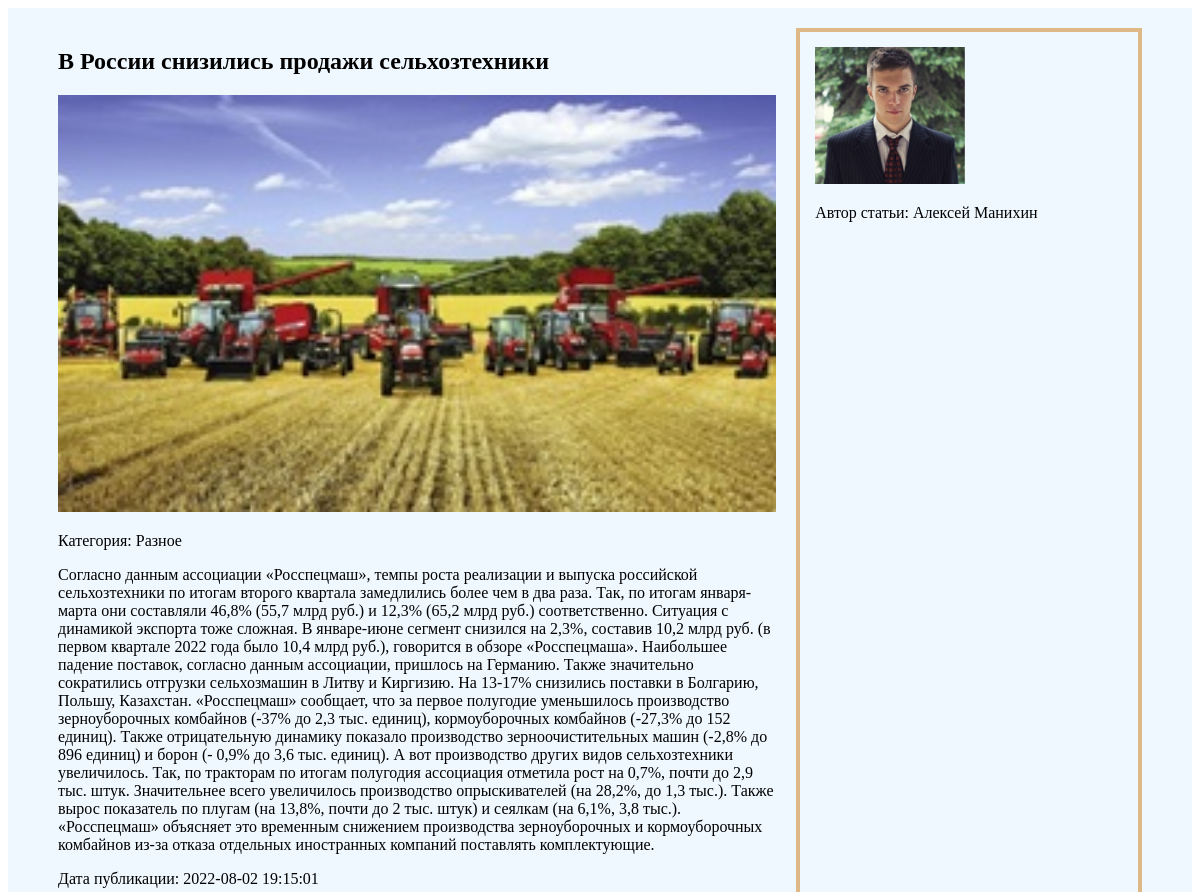
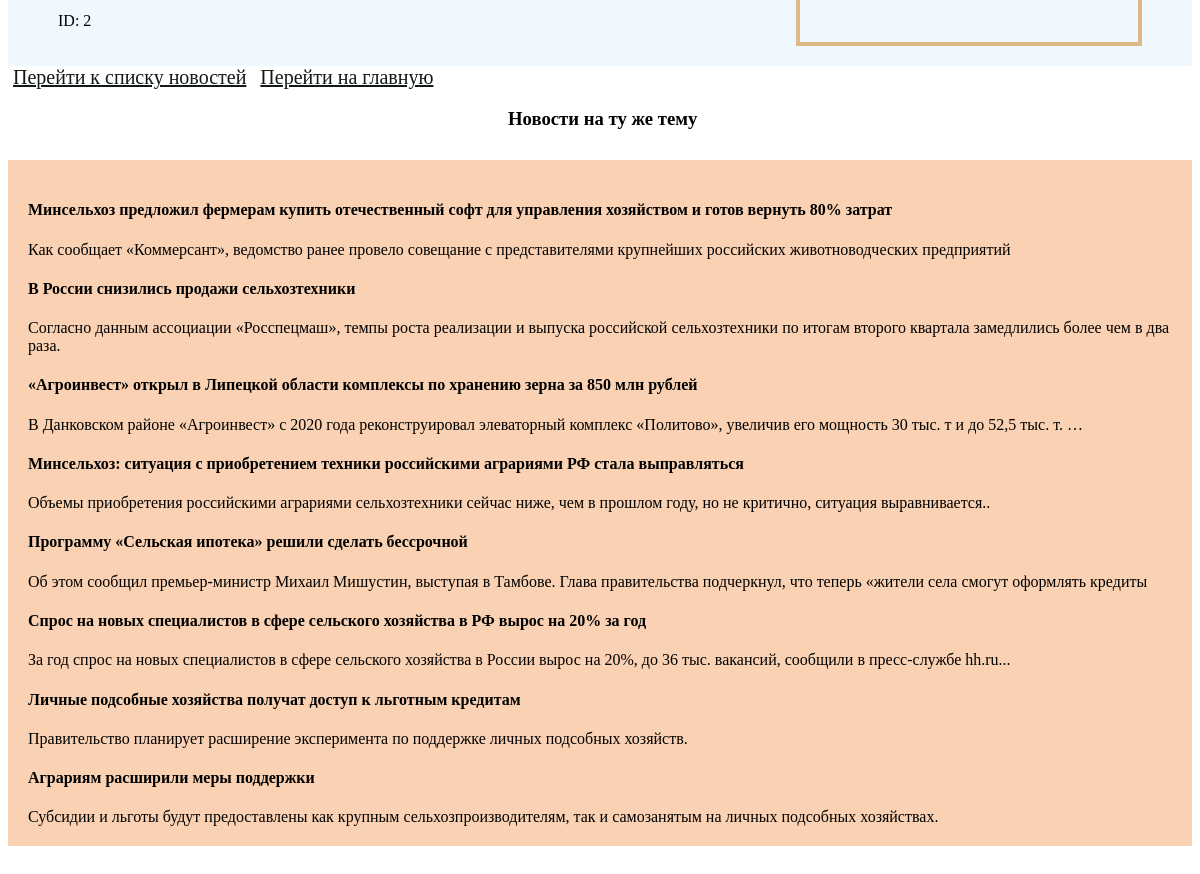
Screenshot of /news_detail.php?id=2 with the database file from the repository (2 pictures, top to bottom).
### tables this page shows
CREATE TABLE `news` (
  `id` int(11) NOT NULL,
  `category` varchar(255) NOT NULL,
  `title` varchar(255) NOT NULL,
  `short_text` varchar(255) NOT NULL,
  `full_text` text NOT NULL,
  `news_image` varchar(255) NOT NULL,
  `add_date` timestamp NOT NULL DEFAULT current_timestamp(),
  `author_id` int(11) NOT NULL
);

CREATE TABLE IF NOT EXISTS `authors` (
  `id` int(11) NOT NULL,
  `first_name` varchar(255) NOT NULL,
  `last_name` varchar(255) NOT NULL,
  `avatar` varchar(255) NOT NULL
);

### news_detail.php (the view, shortened to what this page needs)
<?php
$pdo = require 'db_connect.php';
$id = (int)$_GET['id'];
$query = "SELECT news.id, category, title, full_text, news_image, add_date,
first_name, last_name, avatar
FROM news, authors
WHERE news.author_id = authors.id
AND news.id = ?";
$result = $pdo->prepare($query);
$result->execute([$id]);
$news_data = $result->fetch();
$news_data['full_text'] = str_replace("\r\n", '</p><p>', $news_data['full_text']);
$query = "SELECT * FROM news WHERE category = '$news_data[category]'";
$result = $pdo->query($query);
$category_news =$result->fetchAll();
?>
<!doctype html>
<html lang="en">
<head>
</head>
<body>
  <div class="news_block">
      <?php
      echo <<<_HTML_
              <div class="news">
<h2>$news_data[title]</h2>
<img width="200" src="$news_data[news_image]" alt="$news_data[title]">
<p><span>Категория:</span> $news_data[category]</p>
<p>$news_data[full_text]</p>
<p><span>Дата публикации:</span> $news_data[add_date]</p>
<p><span>ID:</span> $news_data[id]</p>
</div>
               <div class="author">
             <img width="100" src="$news_data[avatar]" alt="$news_data[last_name]">
              <p><span>Автор статьи:</span>  $news_data[first_name]  $news_data[last_name]</p>
               </div>
_HTML_;
      ?>
  </div>
  <div class="link">
    <a href="news.php">Перейти к списку новостей</a>
    <a href="user.php">Перейти на главную</a>
  </div>
  <h3>Новости на ту же тему</h3>
<div class="category_news ">
    <?php
    foreach ($category_news as $news_item){
        echo "<div class = 'category_news_item'>";
          echo "<h4>$news_item[title]</h4>";
        echo "$news_item[short_text]";
    }
    ?>
</div>
</body>
</html>

### news_detail.php (style rules this page uses)
.news_block { max-width: 1200px; background: aliceblue; margin: 0 auto; padding: 20px 50px; display: flex; gap: 20px; }
.link a { font-size: 20px; color: #131a13; padding: 5px; }
.news { width: 70%; }
.news img { width: 100%; }
.author { width: 30%; padding: 15px; border: 4px solid burlywood; }
.author img { width: 150px }
.category_news { max-width: 1200px; margin: 30px auto; background: #fad2b3; display: flex; justify-content: space-around; padding: 20px; }
h3 { display: block; margin-left: 500px; }

### rows the page displays
news: title "В России снизились продажи сельхозтехники", news_image (picture), category "Разное", full_text "Согласно данным ассоциации «Росспецмаш», темпы роста реализации и выпуска российской сельхозтехники по итогам второго квартала замедлились более чем в два раза. Так, по итогам января-марта они составляли 46,8% (55,7 млрд руб.) и 12,3% (65,2 млрд руб.) соответственно. Ситуация с динамикой экспорта тоже сложная. В январе-июне сегмент снизился на 2,3%, составив 10,2 млрд руб. (в первом квартале 2022 года было 10,4 млрд руб.), говорится в обзоре «Росспецмаша». Наибольшее падение поставок, согласно данным ассоциации, пришлось на Германию. Также значительно сократились отгрузки сельхозмашин в Литву и Киргизию. На 13-17% снизились поставки в Болгарию, Польшу, Казахстан. «Росспецмаш» сообщает, что…", add_date "2022-08-02 19:15:01", id "2", author.avatar (picture), author.first_name "Алексей", author.last_name "Манихин", short_text "Согласно данным ассоциации «Росспецмаш», темпы роста реализации и выпуска российской сельхозтехники по итогам второго квартала замедлились более чем в два раза."
news: title "Минсельхоз предложил фермерам купить отечественный софт для управления хозяйством и готов вернуть 80% затрат", short_text "Как сообщает «Коммерсант», ведомство ранее провело совещание с представителями крупнейших российских животноводческих предприятий"
news: title "«Агроинвест» открыл в Липецкой области комплексы по хранению зерна за 850 млн рублей", short_text "В Данковском районе «Агроинвест» с 2020 года реконструировал элеваторный комплекс «Политово», увеличив его мощность 30 тыс. т и до 52,5 тыс. т. …"
news: title "Минсельхоз: ситуация с приобретением техники российскими аграриями РФ стала выправляться", short_text "Объемы приобретения российскими аграриями сельхозтехники сейчас ниже, чем в прошлом году, но не критично, ситуация выравнивается.."
news: title "Программу «Сельская ипотека» решили сделать бессрочной", short_text "Об этом сообщил премьер-министр Михаил Мишустин, выступая в Тамбове. Глава правительства подчеркнул, что теперь «жители села смогут оформлять кредиты"
news: title "Спрос на новых специалистов в сфере сельского хозяйства в РФ вырос на 20% за год", short_text "За год спрос на новых специалистов в сфере сельского хозяйства в России вырос на 20%, до 36 тыс. вакансий, сообщили в пресс-службе hh.ru..."
news: title "Личные подсобные хозяйства получат доступ к льготным кредитам", short_text "Правительство планирует расширение эксперимента по поддержке личных подсобных хозяйств."
news: title "Аграриям расширили меры поддержки", short_text "Субсидии и льготы будут предоставлены как крупным сельхозпроизводителям, так и самозанятым на личных подсобных хозяйствах."
